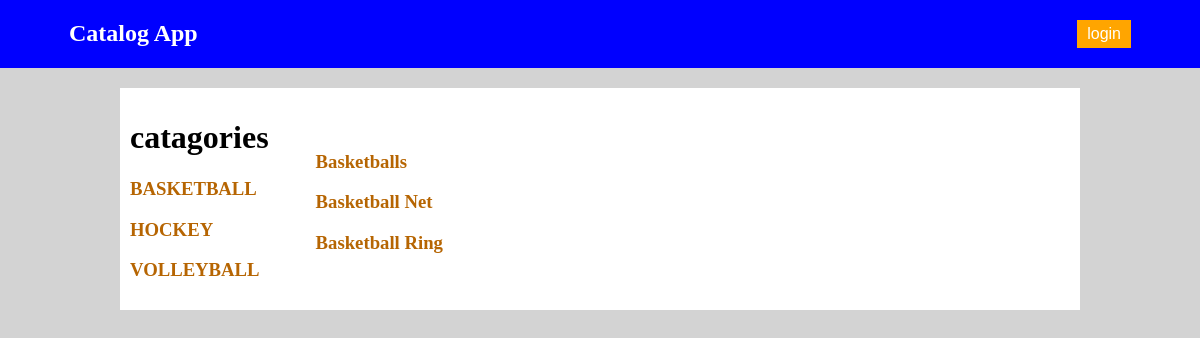
The app's page /catalog/BASKETBALL/items, older data.
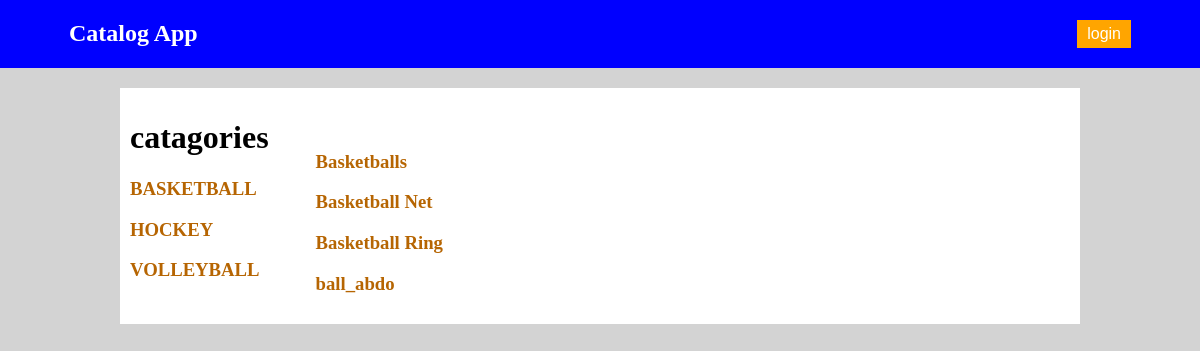
The same page, newer data.
### db_setup.py (models this page shows, shortened)
class Category(Base):
    __tablename__ = 'category'
    id = Column(Integer, primary_key=True)
    name = Column(String(100), nullable=False)

class CatItem(Base):
    __tablename__ = 'cat_item'
    title = Column(String(100), nullable=False)
    id = Column(Integer, primary_key=True)
    description = Column(String(550))
    cat_id = Column(Integer, ForeignKey('category.id'))
    category = relationship(Category)
    user_id =Column(Integer,ForeignKey('user.id'), nullable=False)
    user =relationship(User)

### application.py (the view)
@app.route('/catalog/<string:category_name>/items')
def showCatItems(category_name):
    categories = session.query(Category).order_by(asc(Category.name))
    catagory = session.query(Category).filter_by(name=category_name).one()
    catItems = session.query(CatItem).filter_by(cat_id=catagory.id).all()
    not_user=True
    if 'username' in login_session:
        not_user=False
    return render_template("catItems.html",
                           catItems=catItems, category=catagory,categories=categories
                           ,not_user=not_user,login_session=login_session)

### templates/catItems.html (shortened to what this page needs)
{% extends "main.html" %}
{% block content %}
<div class="container-right">
        <h1>
            catagories
        </h1>
        {% for category in categories %}
            <div class="row">
                    <a class="links" href = "{{url_for('showCatItems', category_name = category.name)}}">
                        <h3>{{category.name}}</h3>
                    </a>
            </div>
        {% endfor %}
</div>
<div>
    {% for item in catItems %}
        <div class="row">
                <a class="links" href = "{{url_for('showItemDetail', category_name = category.name,item_title = item.title)}}">
                    <h3>{{item.title}}</h3>
                </a>
        </div>
    {% endfor %}
</div>
{% endblock %}

### templates/main.html (shortened to what this page needs)
<!DOCTYPE html>
<html>
    <head>
            <link rel=stylesheet type=text/css href="{{ url_for('static', filename='style.css') }}">
    </head>
    <body>
        {% include "header.html" %}
        <div class="container">
            {% block content %}
            {% endblock %}
        </div>
    </body>
</html>

### templates/header.html (shortened to what this page needs)
<div class="header">
	<div class="item_left">
		<a href="{{url_for('showCategories')}}">
			<span class="title white" >Catalog App</span>
		</a>
	</div>
	<div class="item_right ">
		<div> {% if not_user %}
				<a href="{{url_for('showLogin')}}">
				<button class="auoth_btn">
				<span class="white" >login</span>
				</button>
				</a>
			{% endif %}
		</div>
	</div>
</div>

### static/style.css (style rules this page uses)
:root { --top-color:blue; --login-color:orange; --text-header-color:white; --links-color:rgb(182, 101, 2); --flash-color:white; --flash-back-color:green; }
a { text-decoration: none; }
.title { font-size: 150%; font-weight: bold; }
body { background-color: lightgray; margin: 0px 0px 0px 0px ; }
.header { display: flow-root; background-color: var(--top-color); padding: 20px 10px 20px 10px; }
.item_left { float: left; margin-left: 5%; }
.item_right { float: right; margin-right: 5%; }
.auoth_btn { background-color: var(--login-color); border-width: 0; font-size: 100%; padding: 5px 10px 5px 10px; }
.white { color: var(--text-header-color); }
.container { display: flex; background-color: white; margin: 20px 10% auto 10%; padding: 10px 10px 10px 10px ; }
.container-right { padding-right: 5%; }
.links { color: var(--links-color); }

Row changes from the older to the newer data that the page shows:
added CatItem: title "ball_abdo"
